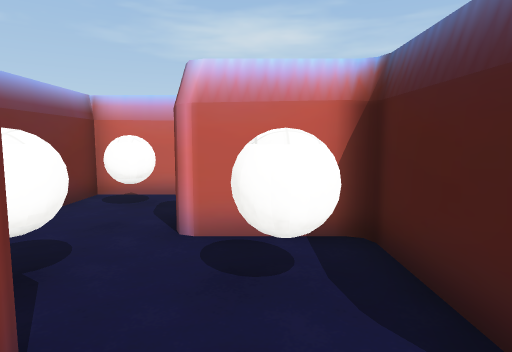
view 1 (above)

24 first-person views from a walk through a 3-D level made in the Unity game engine. The camera is 1.3 m above the floor, tilts 6° down and sees 75° across. The floor is counted in squares, 1 m on a side. Each view is taken from the middle of a square. On the plan, view 1 faces up. The plan holds only what a view shows up to about 14 squares ahead; the rest is blank. The place goes on beyond the plan. Some surface patterns are stand-ins.

view 2
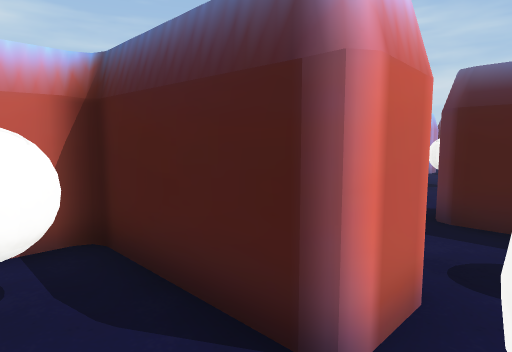

view 3
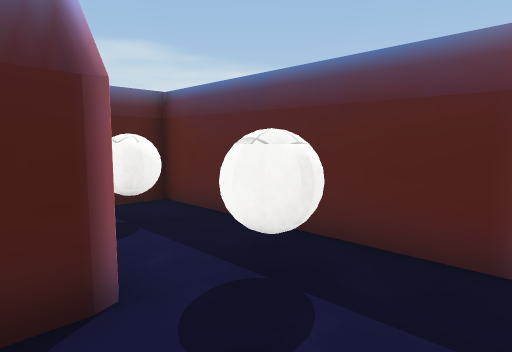

view 4
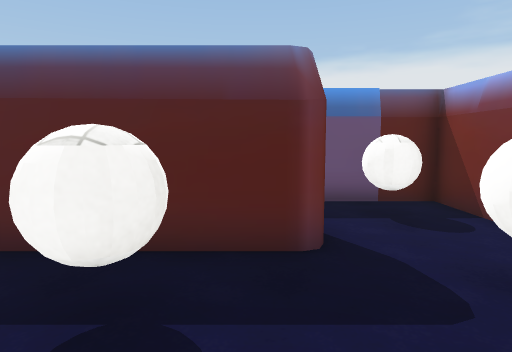

view 5
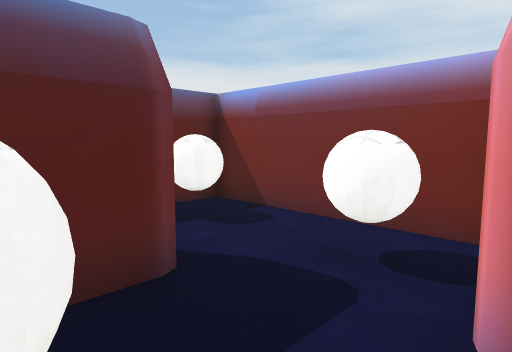

view 6
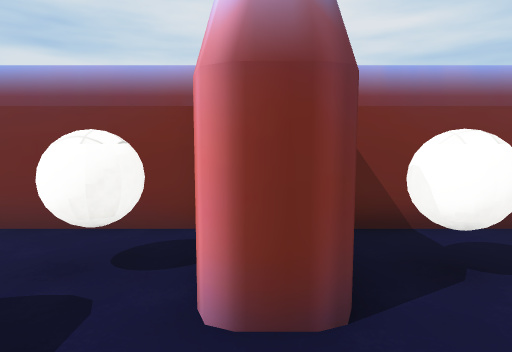

view 7
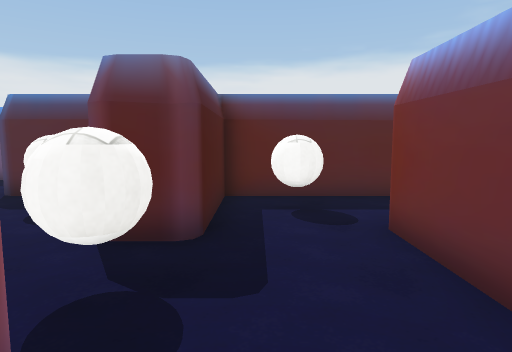

view 8
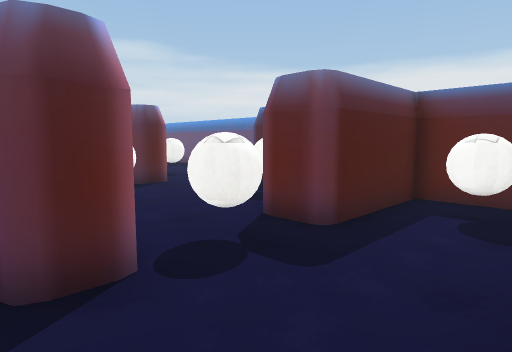

view 9
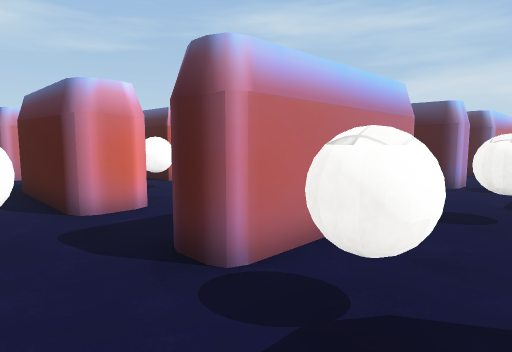

view 10
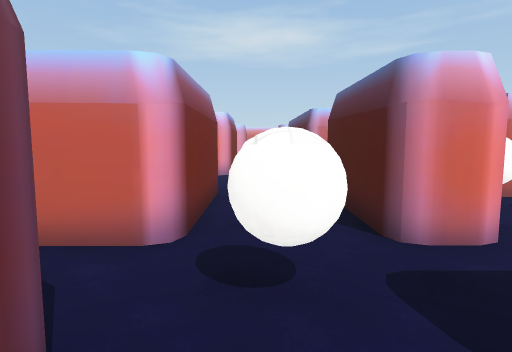

view 11
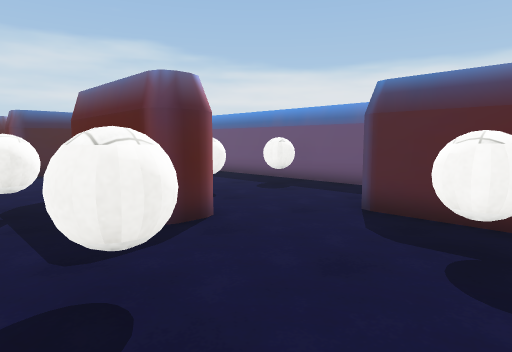

view 12
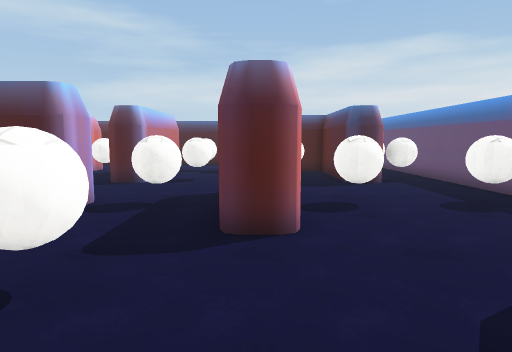

view 13
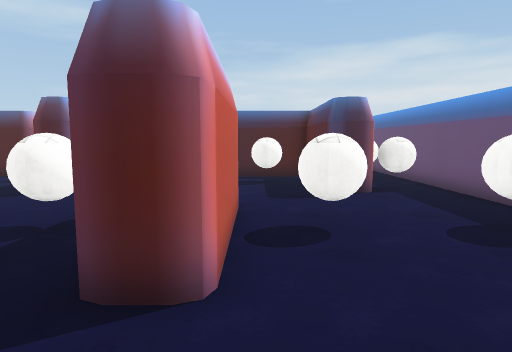

view 14
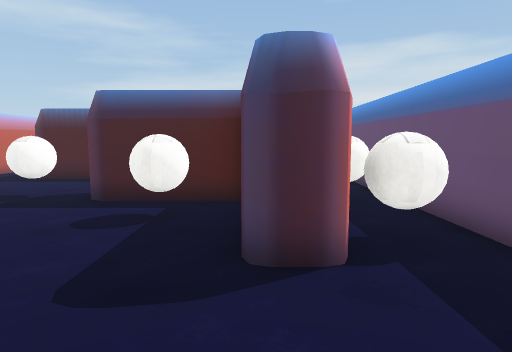

view 15
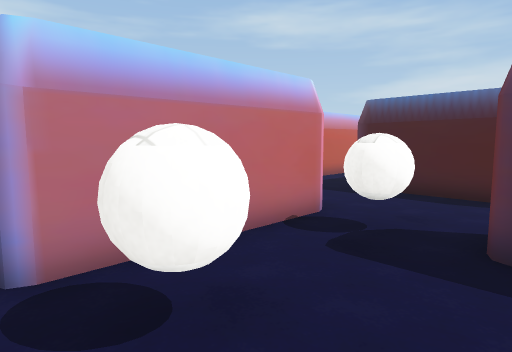

view 16
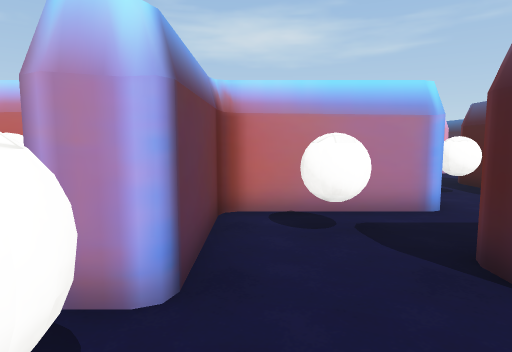

view 17
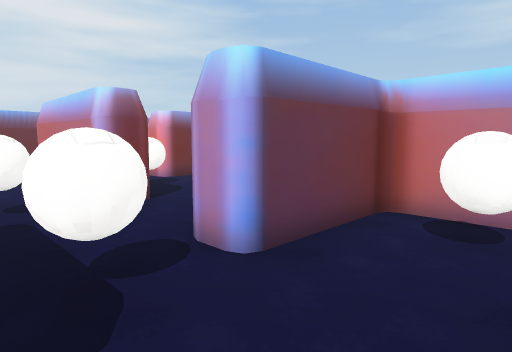

view 18
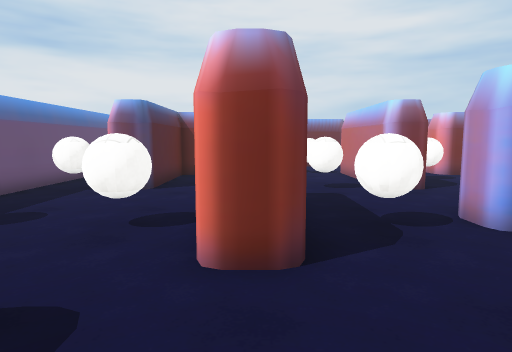

view 19
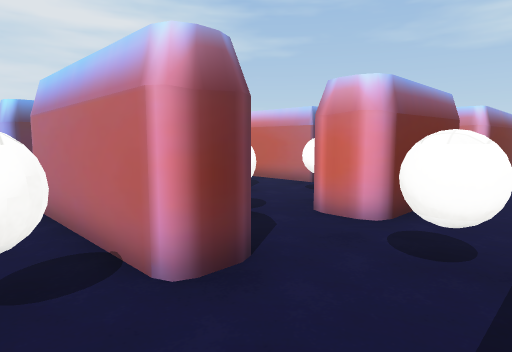

view 20
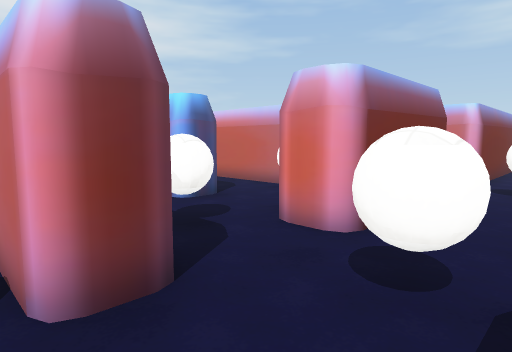

view 21
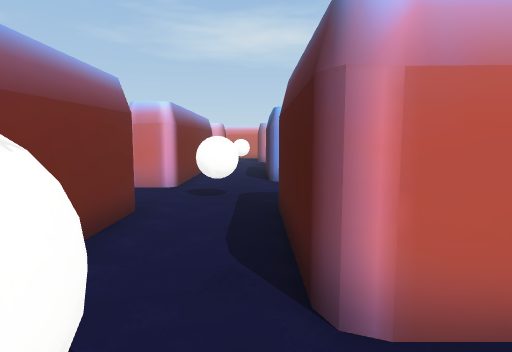

view 22
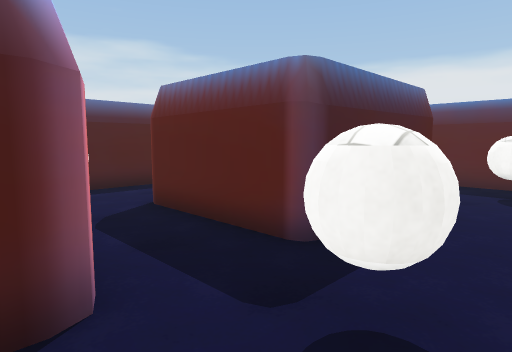

view 23
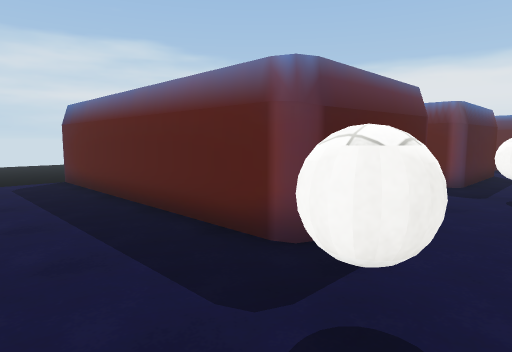

view 24
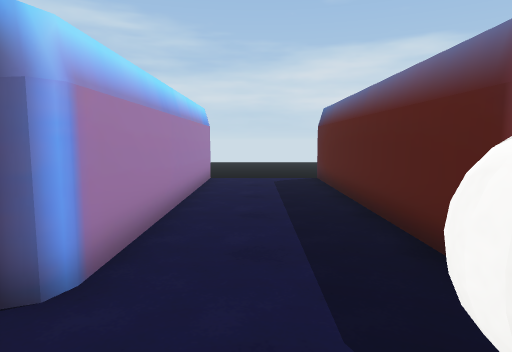

### Floor plan
Key: @ floor where view 1 was taken; # wall or solid block; x gap in a wall; . floor; O other object.
Columns run from 4 left of view 1 to 34 right of it. Each row starts with its distance up from view 1.
 20                            #.
 19                            #...#
 18        #                   #...#
 17        #                   #...########
 16        .  #                #...........
 15        .  .                ............
 14        .O .                ..O.........
 13        .  .   #           .....########
 12        # .O  .#     ##### OO...#
 11        # .O OO       ....OOO...#
 10        #..O OO        ...O O...#
  9        #..OO.          #..OO...#
  8 ###  ###..OO.. ##  #####...O...#####
  7 #OO   ..OO..OO..OO #.O...OO..O......
  6 #...  ......  ....##..................#
  5 #..OOOOO..OOOOOO..##...OOOOO...OOOO...#
  4 #.....OO.......................O     .#
  3 #OO.OOOO..OO..OO...O...O...O...O
  2  .....OO..##...............x...O
  1   #...OO..# .....OOOO.....#  ..O
  0 #OO.@OO.O.# .O..........OO#  O.
 -1 #OO..O..O.##.O.....O.....O#  O.
 -2 #..#############.......####  ###
 -3 #.O            #.......##
 -4 #OO           .O...O...OO.OO
 -5 OO#       #####################

Where each view was taken, in squares from view 1:
view 1: 0 up, 0 right, facing up
view 2: 0 up, 0 right, facing up-right
view 3: 2 up, 1 left, facing down-right
view 4: 2 up, 0 right, facing down
view 5: 1 up, 1 right, facing down-left
view 6: 1 up, 1 right, facing left
view 7: 6 up, 5 right, facing down
view 8: 6 up, 3 right, facing down-right
view 9: 2 up, 4 right, facing up-right
view 10: 4 up, 4 right, facing up
view 11: 4 up, 8 right, facing down-right
view 12: 1 up, 8 right, facing right
view 13: 0 up, 10 right, facing right
view 14: 2 down, 15 right, facing right
view 15: 1 up, 18 right, facing up-right
view 16: 2 up, 16 right, facing up
view 17: 2 up, 18 right, facing up-left
view 18: 1 up, 20 right, facing left
view 19: 3 up, 26 right, facing up-left
view 20: 4 up, 26 right, facing up-left
view 21: 6 up, 26 right, facing up
view 22: 9 up, 24 right, facing down-right
view 23: 16 up, 24 right, facing down-right
view 24: 15 up, 24 right, facing right
